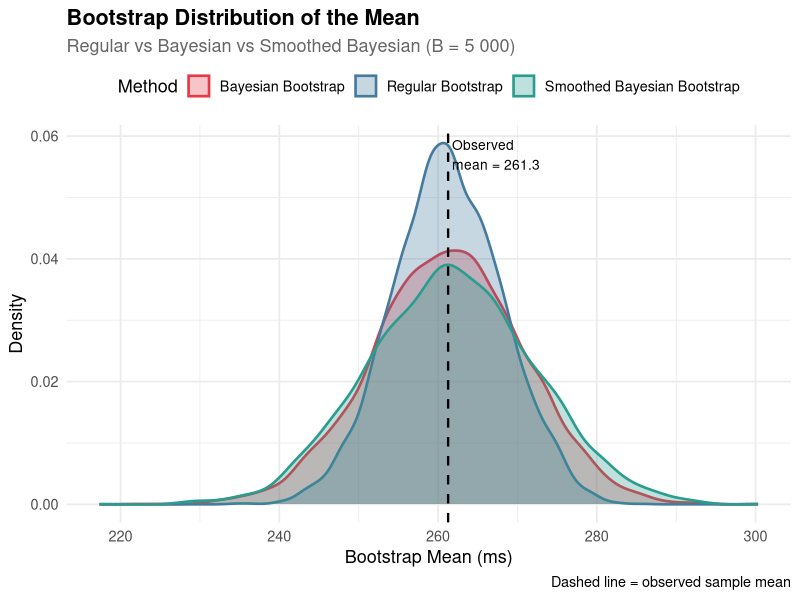

Source code (R):
# ============================================================
# Bootstrap Methods Comparison in R
# 1. Regular (Frequentist) Bootstrap
# 2. Bayesian Bootstrap (Rubin, 1981)
# 3. Smoothed Bayesian Bootstrap
# ============================================================

set.seed(42)
library(ggplot2)
library(dplyr)
library(tidyr)

# ── Sample Data ──────────────────────────────────────────────
# Skewed data: reaction times (ms) from a small experiment
n <- 30
data_obs <- c(210, 245, 198, 312, 267, 289, 223, 301, 255, 278,
              190, 330, 241, 268, 215, 295, 260, 240, 275, 310,
              205, 285, 250, 320, 232, 262, 291, 218, 274, 299)
{
  cat("── Original Data Summary ──\n")
  cat(sprintf("  n     = %d\n", n))
  cat(sprintf("  Mean  = %.2f ms\n", mean(data_obs)))
  cat(sprintf("  SD    = %.2f ms\n", sd(data_obs)))
  cat(sprintf("  Range = [%.0f, %.0f] ms\n\n", min(data_obs), max(data_obs)))
}

B <- 5000  # number of bootstrap iterations

# ============================================================
# 1. REGULAR (FREQUENTIST) BOOTSTRAP
# ============================================================
# Resample with replacement; each obs gets weight 0 or 1/n.
regular_boot <- function(x, B = 5000, statistic = mean) {
  replicate(B, statistic(sample(x, length(x), replace = TRUE)))
}

reg_means <- regular_boot(data_obs, B)
{
  cat("── Regular Bootstrap ──\n")
  cat(sprintf("  Mean of bootstrap dist : %.3f\n", mean(reg_means)))
  cat(sprintf("  Bootstrap SE           : %.3f\n", sd(reg_means)))
  cat(sprintf("  95%% CI                 : [%.3f, %.3f]\n\n",
              quantile(reg_means, 0.025), quantile(reg_means, 0.975)))  
}

# ============================================================
# 2. BAYESIAN BOOTSTRAP (Rubin, 1981)
# ============================================================
# Instead of integer counts, draw continuous Dirichlet weights.
# w ~ Dirichlet(1, ..., 1)  ↔  normalised Exponential(1) draws.
bayesian_boot <- function(x, B = 5000, statistic = mean) {
  n <- length(x)
  replicate(B, {
    w <- rexp(n, rate = 1)
    w <- w / sum(w)           # Dirichlet(1,...,1) weights
    statistic(sample(x, n, replace = TRUE, prob = w))
  })
}

bay_means <- bayesian_boot(data_obs, B)

{
  cat("── Bayesian Bootstrap ──\n")
  cat(sprintf("  Mean of bootstrap dist : %.3f\n", mean(bay_means)))
  cat(sprintf("  Bootstrap SE           : %.3f\n", sd(bay_means)))
  cat(sprintf("  95%% Credible Interval  : [%.3f, %.3f]\n\n",
              quantile(bay_means, 0.025), quantile(bay_means, 0.975)))  
}

# ============================================================
# 3. SMOOTHED BAYESIAN BOOTSTRAP
# ============================================================
# Adds Gaussian smoothing (bandwidth h) to the Bayesian bootstrap.
# Each replicate: draw Dirichlet weights, then perturb each
# selected value with N(0, h²) noise → smoother posterior.
smoothed_bayesian_boot <- function(x, B = 5000, statistic = mean,
                                   h = NULL) {
  n   <- length(x)
  # Silverman's rule-of-thumb bandwidth if not supplied
  if (is.null(h)) h <- 1.06 * sd(x) * n^(-1/5)
  cat(sprintf("  Bandwidth h (Silverman) = %.3f\n", h))
  
  replicate(B, {
    w    <- rexp(n, rate = 1); w <- w / sum(w)
    samp <- sample(x, n, replace = TRUE, prob = w)
    samp <- samp + rnorm(n, mean = 0, sd = h)   # smooth
    statistic(samp)
  })
}

{
  cat("── Smoothed Bayesian Bootstrap ──\n")
  smooth_means <- smoothed_bayesian_boot(data_obs, B)
  cat(sprintf("  Mean of bootstrap dist : %.3f\n", mean(smooth_means)))
  cat(sprintf("  Bootstrap SE           : %.3f\n", sd(smooth_means)))
  cat(sprintf("  95%% Credible Interval  : [%.3f, %.3f]\n\n",
              quantile(smooth_means, 0.025), quantile(smooth_means, 0.975)))  
}

# ============================================================
# COMPARISON TABLE
# ============================================================
results <- data.frame(
  Method = c("Regular Bootstrap", "Bayesian Bootstrap",
             "Smoothed Bayesian Bootstrap"),
  Mean_of_Dist = c(mean(reg_means),   mean(bay_means),   mean(smooth_means)),
  SE           = c(sd(reg_means),     sd(bay_means),     sd(smooth_means)),
  CI_Lower     = c(quantile(reg_means,   0.025),
                   quantile(bay_means,   0.025),
                   quantile(smooth_means, 0.025)),
  CI_Upper     = c(quantile(reg_means,   0.975),
                   quantile(bay_means,   0.975),
                   quantile(smooth_means, 0.975))
)

cat("── Full Comparison ──\n")
print(results, digits = 4, row.names = FALSE)

# ============================================================
# PLOT: Overlapping density curves
# ============================================================
df_long <- data.frame(
  value  = c(reg_means, bay_means, smooth_means),
  Method = rep(c("Regular Bootstrap",
                 "Bayesian Bootstrap",
                 "Smoothed Bayesian Bootstrap"),
               each = B)
)

p <- ggplot(df_long, aes(x = value, fill = Method, colour = Method)) +
  geom_density(alpha = 0.30, linewidth = 0.9) +
  geom_vline(xintercept = mean(data_obs),
             linetype = "dashed", colour = "black", linewidth = 0.8) +
  annotate("text", x = mean(data_obs) + 0.5, y = Inf,
           label = paste0("Observed\nmean = ", round(mean(data_obs), 1)),
           hjust = 0, vjust = 1.5, size = 3.5) +
  scale_fill_manual(values  = c("#E63946", "#457B9D", "#2A9D8F")) +
  scale_colour_manual(values = c("#E63946", "#457B9D", "#2A9D8F")) +
  labs(
    title    = "Bootstrap Distribution of the Mean",
    subtitle = "Regular vs Bayesian vs Smoothed Bayesian (B = 5 000)",
    x        = "Bootstrap Mean (ms)",
    y        = "Density",
    fill     = "Method", colour = "Method",
    caption  = "Dashed line = observed sample mean"
  ) +
  theme_minimal(base_size = 13) +
  theme(legend.position = "top",
        plot.title    = element_text(face = "bold"),
        plot.subtitle = element_text(colour = "grey40"))

ggsave("bootstrap_comparison.png", plot = p,
       width = 8, height = 5, dpi = 150)

cat("\nPlot saved to bootstrap_comparison.png\n")
